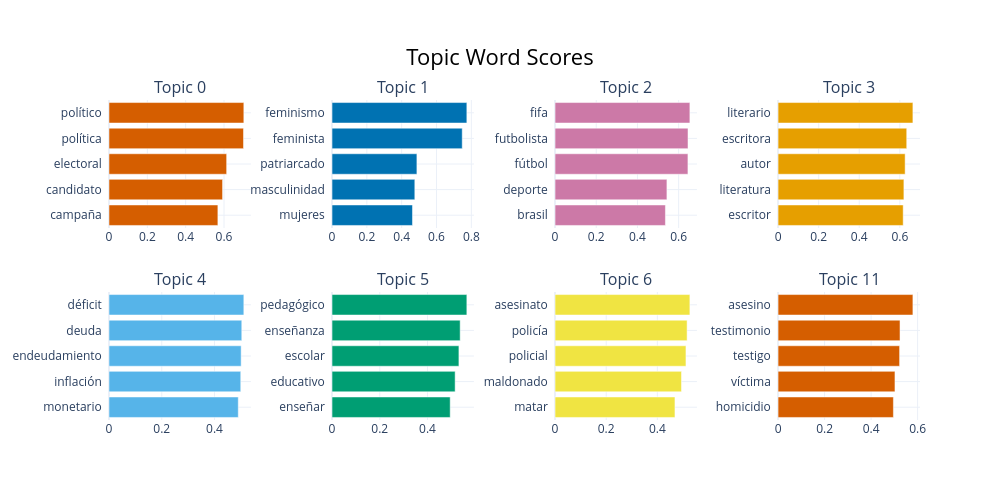

The code cell stored with this chart in its notebook:
### Code cell
topic_model.visualize_barchart()

### Figure 1 — Plotly figure (JSON) as saved in the notebook; plotly's stock layout.template omitted (floating-point values rounded to 4 significant figures)
{"data": [{"marker": {"color": "#D55E00"}, "orientation": "h", "type": "bar", "x": [0.568, 0.5924, 0.6138, 0.7016, 0.7034], "xaxis": "x", "y": ["campaña  ", "candidato  ", "electoral  ", "política  ", "político  "], "yaxis": "y"}, {"marker": {"color": "#0072B2"}, "orientation": "h", "type": "bar", "x": [0.462, 0.4754, 0.4874, 0.7476, 0.7742], "xaxis": "x2", "y": ["mujeres  ", "masculinidad  ", "patriarcado  ", "feminista  ", "feminismo  "], "yaxis": "y2"}, {"marker": {"color": "#CC79A7"}, "orientation": "h", "type": "bar", "x": [0.5358, 0.5431, 0.6451, 0.6455, 0.6546], "xaxis": "x3", "y": ["brasil  ", "deporte  ", "fútbol  ", "futbolista  ", "fifa  "], "yaxis": "y3"}, {"marker": {"color": "#E69F00"}, "orientation": "h", "type": "bar", "x": [0.6165, 0.62, 0.6261, 0.6339, 0.6644], "xaxis": "x4", "y": ["escritor  ", "literatura  ", "autor  ", "escritora  ", "literario  "], "yaxis": "y4"}, {"marker": {"color": "#56B4E9"}, "orientation": "h", "type": "bar", "x": [0.4901, 0.4995, 0.501, 0.5034, 0.5112], "xaxis": "x5", "y": ["monetario  ", "inflación  ", "endeudamiento  ", "deuda  ", "déficit  "], "yaxis": "y5"}, {"marker": {"color": "#009E73"}, "orientation": "h", "type": "bar", "x": [0.4952, 0.5159, 0.5318, 0.537, 0.565], "xaxis": "x6", "y": ["enseñar  ", "educativo  ", "escolar  ", "enseñanza  ", "pedagógico  "], "yaxis": "y6"}, {"marker": {"color": "#F0E442"}, "orientation": "h", "type": "bar", "x": [0.4689, 0.4944, 0.5119, 0.5164, 0.5272], "xaxis": "x7", "y": ["matar  ", "maldonado  ", "policial  ", "policía  ", "asesinato  "], "yaxis": "y7"}, {"marker": {"color": "#D55E00"}, "orientation": "h", "type": "bar", "x": [0.4959, 0.5026, 0.5226, 0.5243, 0.5798], "xaxis": "x8", "y": ["homicidio  ", "víctima  ", "testigo  ", "testimonio  ", "asesino  "], "yaxis": "y8"}], "layout": {"annotations": [{"font": {"size": 16}, "showarrow": false, "text": "Topic 0", "x": 0.0875, "xanchor": "center", "xref": "paper", "y": 1, "yanchor": "bottom", "yref": "paper"}, {"font": {"size": 16}, "showarrow": false, "text": "Topic 1", "x": 0.3625, "xanchor": "center", "xref": "paper", "y": 1, "yanchor": "bottom", "yref": "paper"}, {"font": {"size": 16}, "showarrow": false, "text": "Topic 2", "x": 0.6375, "xanchor": "center", "xref": "paper", "y": 1, "yanchor": "bottom", "yref": "paper"}, {"font": {"size": 16}, "showarrow": false, "text": "Topic 3", "x": 0.9125, "xanchor": "center", "xref": "paper", "y": 1, "yanchor": "bottom", "yref": "paper"}, {"font": {"size": 16}, "showarrow": false, "text": "Topic 4", "x": 0.0875, "xanchor": "center", "xref": "paper", "y": 0.4, "yanchor": "bottom", "yref": "paper"}, {"font": {"size": 16}, "showarrow": false, "text": "Topic 5", "x": 0.3625, "xanchor": "center", "xref": "paper", "y": 0.4, "yanchor": "bottom", "yref": "paper"}, {"font": {"size": 16}, "showarrow": false, "text": "Topic 6", "x": 0.6375, "xanchor": "center", "xref": "paper", "y": 0.4, "yanchor": "bottom", "yref": "paper"}, {"font": {"size": 16}, "showarrow": false, "text": "Topic 11", "x": 0.9125, "xanchor": "center", "xref": "paper", "y": 0.4, "yanchor": "bottom", "yref": "paper"}], "height": 500, "hoverlabel": {"bgcolor": "white", "font": {"family": "Rockwell", "size": 16}}, "showlegend": false, "title": {"font": {"color": "Black", "size": 22}, "text": "Topic Word Scores", "x": 0.5, "xanchor": "center", "yanchor": "top"}, "width": 1000, "xaxis": {"anchor": "y", "domain": [0, 0.175], "showgrid": true}, "xaxis2": {"anchor": "y2", "domain": [0.275, 0.45], "showgrid": true}, "xaxis3": {"anchor": "y3", "domain": [0.55, 0.725], "showgrid": true}, "xaxis4": {"anchor": "y4", "domain": [0.825, 1], "showgrid": true}, "xaxis5": {"anchor": "y5", "domain": [0, 0.175], "showgrid": true}, "xaxis6": {"anchor": "y6", "domain": [0.275, 0.45], "showgrid": true}, "xaxis7": {"anchor": "y7", "domain": [0.55, 0.725], "showgrid": true}, "xaxis8": {"anchor": "y8", "domain": [0.825, 1], "showgrid": true}, "yaxis": {"anchor": "x", "domain": [0.6, 1], "showgrid": true}, "yaxis2": {"anchor": "x2", "domain": [0.6, 1], "showgrid": true}, "yaxis3": {"anchor": "x3", "domain": [0.6, 1], "showgrid": true}, "yaxis4": {"anchor": "x4", "domain": [0.6, 1], "showgrid": true}, "yaxis5": {"anchor": "x5", "domain": [0, 0.4], "showgrid": true}, "yaxis6": {"anchor": "x6", "domain": [0, 0.4], "showgrid": true}, "yaxis7": {"anchor": "x7", "domain": [0, 0.4], "showgrid": true}, "yaxis8": {"anchor": "x8", "domain": [0, 0.4], "showgrid": true}}}
